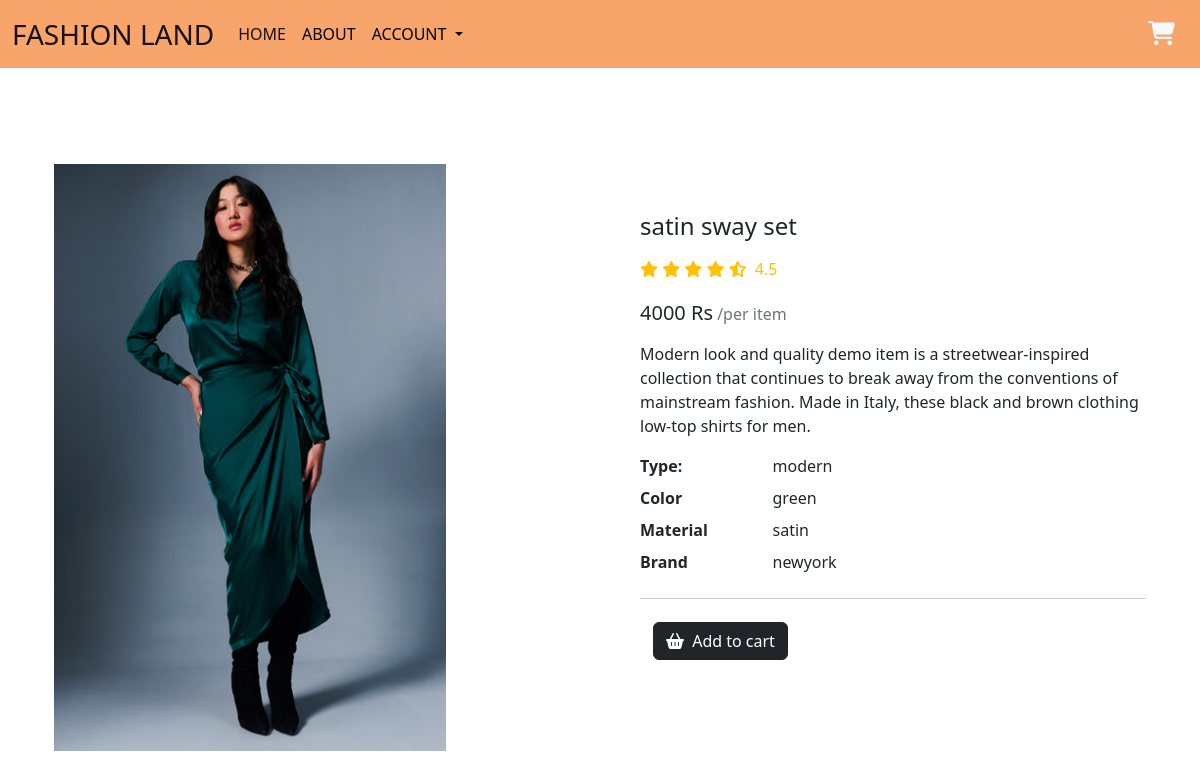
/details/5/, run on the app's committed database.
### app1/models.py (models this page shows)
class Dress(models.Model):
    name=models.CharField(max_length=250)
    price=models.IntegerField()
    brand=models.CharField(max_length=250)
    img=models.ImageField(upload_to='gallery')
    material=models.CharField(max_length=250)
    type=models.CharField(max_length=250)
    colour=models.CharField(max_length=250)
    def __str__(self):
        return self.name

### app1/views.py (the view)
# urls.py: path('details/<int:id>/',views.details, name="details"),
def details(request,id):
    product=Dress.objects.get(pk=id)
    print(product)
    data={
        'data':product
    }
    return render(request,'details.html',data)

### templates/details.html (shortened to what this page needs)
{% load static %}
<!doctype html>
<html lang="en">
  <head>
    <link href="https://cdn.jsdelivr.net/npm/bootstrap@5.2.3/dist/css/bootstrap.min.css" rel="stylesheet">
    <link rel="stylesheet" href="https://cdnjs.cloudflare.com/ajax/libs/font-awesome/6.4.2/css/all.min.css">
    <link rel="stylesheet" href="{% static 'css/style.css' %}">
  </head>
  <body>
    <nav class="navbar navbar-expand-lg " style="background-color: rgb(247, 165, 107);">
      <div class="container-fluid">
        <a class="navbar-brand fs-3" href="{% url 'home' %}">FASHION LAND</a>
        <div class="collapse navbar-collapse" id="navbarSupportedContent">
          <ul class="navbar-nav me-auto mb-2 mb-lg-0">
            <li class="nav-item">
              <a class="nav-link active" aria-current="page" href="{% url 'home' %}">HOME</a>
            </li>
            <li class="nav-item">
              <a class="nav-link fs-" style="color: black;" href="{% url 'about' %}">ABOUT</a>
            </li>
            {% if request.user.is_authenticated %}
            {% else %}
            <li class="nav-item dropdown" >
              <a class="nav-link dropdown-toggle" href="#" role="button" data-bs-toggle="dropdown" aria-expanded="false" style="color: black;">
                ACCOUNT
              </a>
            </li>
            {% endif %}
          </ul>
          {% if request.user.is_authenticated %}
          <a class="text-light  ms-auto" href="{% url 'user_logout' %}"><i class="fa-solid fa-right-from-bracket my-2  mx-2 fs-4"></i></a>
          <h3 class="  mx-2 text-light m">{{request.user.username}}</h3>
          <a href="{% url 'view_cart' %}" class="btn "><i class="fa-solid fa-cart-shopping text-light fs-4 "></i></a>
          {% else %}
                          <button type="button" class="btn ms-auto" data-bs-toggle="modal" data-bs-target="#staticBackdrop">
                            <i class="fa-solid fa-cart-shopping text-light fs-4 "></i>
                          </button>
          {% endif %}
        </div>
      </div>
    </nav>
    <div class="container my-5">
        <section class="py-5">
            <div class="container">
              <div class="row gx-5">
                <aside class="col-lg-6">
                  <div class=" justify-content-center">
                      <img  class="w-75 " src="{{data.img.url}}" />
                  </div>
                </aside>
                <main class="col-lg-6 mt-5">
                  <div class="ps-lg-3">
                    <h4 class="title text-dark">
                     {{data.name}}
                    </h4>
                    <div class="d-flex flex-row my-3">
                      <div class="text-warning mb-1 me-2">
                        <i class="fa fa-star"></i>
                        <i class="fa fa-star"></i>
                        <i class="fa fa-star"></i>
                        <i class="fa fa-star"></i>
                        <i class="fas fa-star-half-alt"></i>
                        <span class="ms-1">
                          4.5
                        </span>
                      </div>
                    </div>
                    <div class="mb-3">
                      <span class="h5">{{data.price}} Rs</span>
                      <span class="text-muted">/per item</span>
                    </div>
                    <p>
                      Modern look and quality demo item is a streetwear-inspired collection that continues to break away from the conventions of mainstream fashion. Made in Italy, these black and brown clothing low-top shirts for
                      men.
                    </p>
                    <div class="row">
                      <dt class="col-3">Type:</dt>
                      <dd class="col-9">{{data.type}}</dd>
                      <dt class="col-3">Color</dt>
                      <dd class="col-9">{{data.colour}}</dd>
                      <dt class="col-3">Material</dt>
                      <dd class="col-9">{{data.material}}</dd>
                      <dt class="col-3">Brand</dt>
                      <dd class="col-9">{{data.brand}}</dd>
                    </div>
                    <hr />
                    {% if request.user.is_authenticated %}
                    <a href="{% url 'add_to_cart' data.id %}" class="btn btn-dark shadow-0"> <i class="me-1 fa fa-shopping-basket"></i> Add to cart </a>
                    {% else %}
                          <button type="submit" class="btn ms-auto" data-bs-toggle="modal" data-bs-target="#staticBackdrop">
                            <div class="btn btn-dark shadow-0"><i class="me-1 fa fa-shopping-basket"></i> Add to cart </div>
                          </button>
                  {% endif %}
                  </div>
                </main>
              </div>
            </div>
          </section>
    </div>
</body>
</html>

### static/css/style.css (style rules this page uses)
.navbar { background-color: #f5ac70; }

### data on the page
Dress: img (picture), name "satin sway set", price "4000", type "modern", colour "green", material "satin", brand "newyork"
